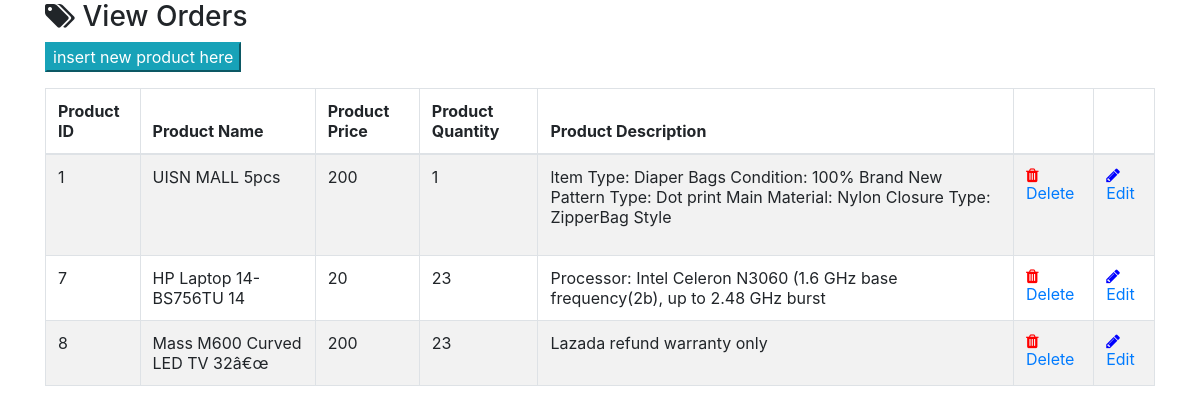
The page / on the database its author committed.
### tables this page shows
CREATE TABLE `product` (
  `product_id` int(11) NOT NULL,
  `product_name` varchar(100) NOT NULL,
  `product_description` text NOT NULL,
  `product_price` int(11) NOT NULL,
  `product_quantity` int(11) NOT NULL
);

### index.php (the view, shortened to what this page needs)
<?php
include_once("config/database.php");
?>
<html>
<head>
    <link rel="stylesheet" href="assets/css/bootstrap/bootstrap.css">
    <link rel="stylesheet" href="assets/font/font-awesome/css/font-awesome.min.css">
    <link rel="stylesheet" href="assets/css/customs/color-fonts.css">
</head>
<body>
<div class="container">
<div class="row">
<div class="col-lg-12">
    <div class="panel panel-default">
        <div class="panel-heading">
            <h3 class="panel-title">
                <i class="fa fa-tags"></i>
                View Orders
            </h3>
            <form method="post">
                <button name="insert" class="btn-info">insert new product here</button>
            </form>
        </div>
        <div class="panel-body">
            <div class="table-responsive">
                <table class="table table-striped table-bordered table-hover">
                    <thead>
                    <tr>
                        <th> Product ID</th>
                        <th> Product Name</th>
                        <th> Product Price</th>
                        <th> Product Quantity</th>
                        <th> Product Description</th>
                        <th> </th>
                        <th> </th>
                    </tr>
                    </thead>
                    <tbody>
                    <?php
                    $get_products = "select * from product";
                    $run_products = mysqli_query($con, $get_products);
                    while ($row_products = mysqli_fetch_array($run_products)) {
                    $product_id            =   $row_products['product_id'];
                    $product_name          =   $row_products['product_name'];
                    $product_descriptions  =   $row_products['product_description'];
                    $product_price         =   $row_products['product_price'];
                    $product_quantity      =   $row_products['product_quantity'];
                    ?>
                        <tr>
                            <td> <?php  echo $product_id ; ?>            </td>
                            <td> <?php  echo $product_name; ?>           </td>
                            <td> <?php  echo $product_price; ?>          </td>
                            <td> <?php  echo $product_quantity; ?>       </td>
                            <td> <?php  echo $product_descriptions; ?>   </td>
                            <td>
                            <i class="fa fa-trash red"></i>
                            <a href="delete.php?delete_product=<?php echo $product_id; ?>">
                             Delete
                            </a>
                            </td>
                            <td>
                            <i class="fa fa-pencil blue"></i>
                            <a href="edit.php?edit_product=<?php echo $product_id; ?>">Edit</a>
                            </td>
                        </tr>
                    <?php } ?>
                    </tbody>
                </table>
            </div>
        </div>
    </div>
</div>
</div>
</div>
</body>
</html>

### rows shown on the page
product: product_id "1", product_name "UISN MALL 5pcs", product_price "200", product_quantity "1", product_description "ltem Type: Diaper Bags Condition: 100% Brand New Pattern Type: Dot print Main Material: Nylon Closure Type: ZipperBag Style"
product: product_id "7", product_name "HP Laptop 14-BS756TU 14", product_price "20", product_quantity "23", product_description "Processor: Intel Celeron N3060 (1.6 GHz base frequency(2b), up to 2.48 GHz burst"
product: product_id "8", product_name "Mass M600 Curved LED TV 32â€œ", product_price "200", product_quantity "23", product_description "Lazada refund warranty only"
